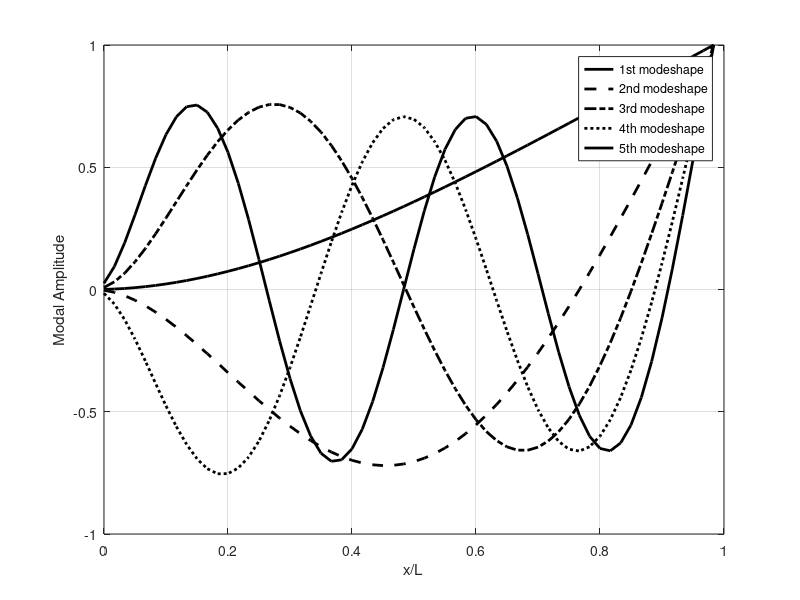
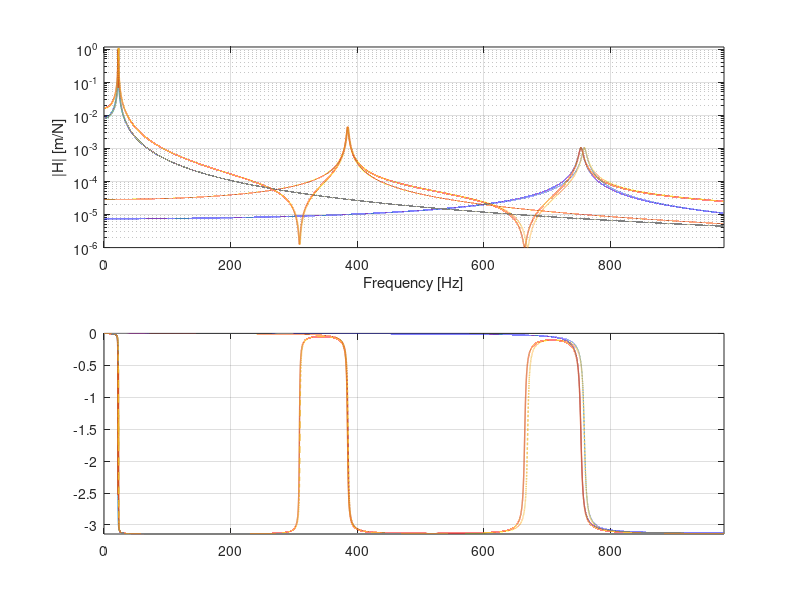
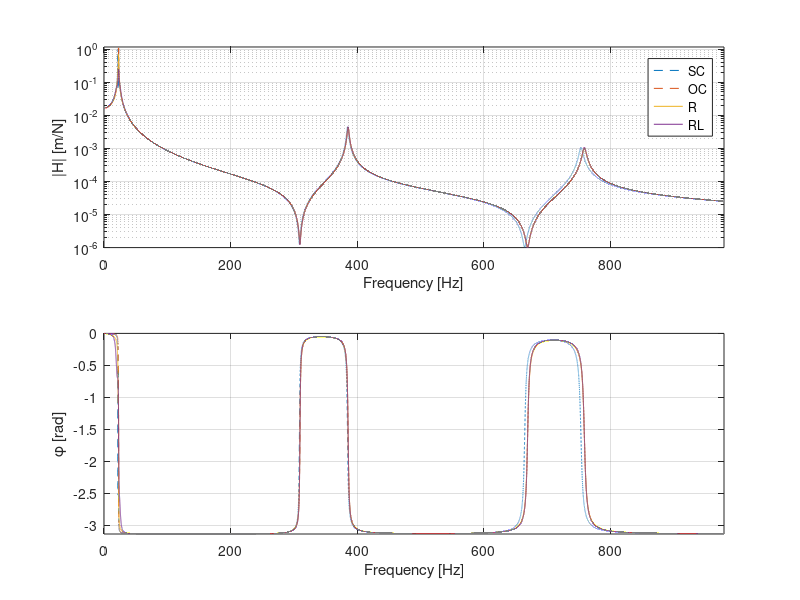
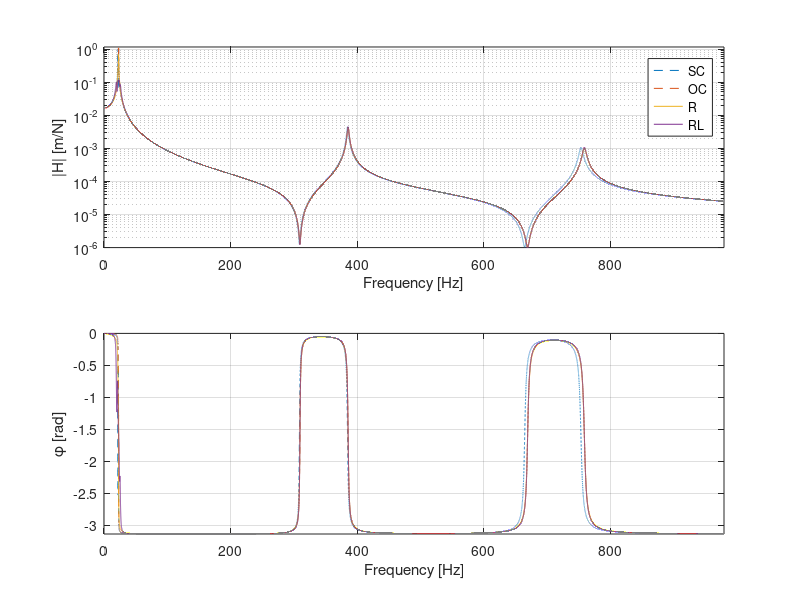

MATLAB code to generate these figures, in order:
clear all
close all
clc

% Dati trave

load('Data.mat')
nf=nf3_sc;
csit=csi3;

% load('beam.mat')
% nf=[22 138 385 754];
% csit=[0.38 0.28 0.32 0.35]./100;

% nf=[22 28 385 754];
% csit=[0.45 0.28 0.32 0.35]./100;

% nf=[22 23 385 754];
% csit=[0.45 0.38 0.32 0.35]./100;


nmodes=length(nf);
omi=2*pi*nf;

k=[0.27 0.1 0.07 0.12];
omoct=omi.*sqrt(1+k.^2);

L = 0.30;   % length [m]
b = 0.015;  % width  [m]
h = 0.002; % height [m]

le = 0.005;
ne = round(L/le);
a=le/2* ones(1,2*ne);
ltot=2*a*ne;

x = (0:ltot(1)/ne:ltot(1)*(1-1/ne));
[erre,ci]=size(PHI);
phi=zeros(60,6);

for ii=1:ci
    phi(:,ii)=PHI(:,ii)./max(abs(PHI(:,ii)));
end

figure(1)
plot(x/L,phi(:,1),'k-','linewidth',2)
hold on
plot(x/L,phi(:,2),'k--','linewidth',2)
plot(x/L,phi(:,3),'k-.','linewidth',2)
plot(x/L,phi(:,4),'k:','linewidth',2)
plot(x/L,phi(:,5),'k-','linewidth',2)
xlabel('x/L')
ylabel('Modal Amplitude')
legend('1st modeshape','2nd modeshape','3rd modeshape','4th modeshape','5th modeshape')
grid

% FRF
m=length(PHI(:,1));
f=m;
omegav=2*pi*[0:0.01:nf(end)*1.3].';
Hsc=zeros(length(omegav),1);
Hoc=zeros(length(omegav),1);
figure
for ii=1:length(nf)
    cs=csit(ii);
    omz=nf(ii)*2*pi;
    omoc=omoct(ii);
    fi_m=PHI(m,ii);
    fi_f=PHI(f,ii);
    Hsci(:,ii)=fi_m*fi_f*((1./(-omegav.^2+2*1i*omz.*cs.*omegav+omz.^2)));
    Hoci(:,ii)=fi_m*fi_f*((1./(-omegav.^2+2*1i*omz.*cs.*omegav+omoc.^2)));
    Hsc=Hsci(:,ii)+Hsc;
    Hoc=Hoci(:,ii)+Hoc;
end

subplot(2,1,1)
semilogy(omegav/2/pi,abs(Hsci))
hold on
semilogy(omegav/2/pi,abs(Hoci),'--')
semilogy(omegav/2/pi,abs(Hsc),'linewidth',1)
semilogy(omegav/2/pi,abs(Hoc),'--','linewidth',1)
xlabel('Frequency [Hz]')
ylabel('|H| [m/N]')
grid on
axis tight
subplot(2,1,2)
plot(omegav/2/pi,angle(Hsci))
hold on
plot(omegav/2/pi,angle(Hoci),'--')
plot(omegav/2/pi,angle(Hsc),'linewidth',1)
plot(omegav/2/pi,angle(Hoc),'--','linewidth',1)
grid on
axis tight


% figure
% tiledlayout(2,1)
% ax1 = nexttile;
% semilogy(omegav/2/pi,abs(Hsc))
% hold on
% semilogy(omegav/2/pi,abs(Hoc),'--')
% xlabel('Frequency [Hz]')
% ylabel('|H| [m/N]')
% grid on
% axis tight
% legend('SC','OC')
% ax2 = nexttile;
% plot(omegav/2/pi,angle(Hsc))
% hold on
% plot(omegav/2/pi,angle(Hoc),'--')
% grid on
% axis tight
% linkaxes([ax1 ax2],'x')
% xlabel('Frequency [Hz]')
% ylabel('\phi [rad]')

% tuning R and LR
c0=33.26*10^-9;
cpt=[c0/(1+k(1)^2) c0/(1+k(1)^2)/(1+k(2)^2) c0/(1+k(1)^2)/(1+k(2)^2)/(1+k(3)^2) c0/(1+k(1)^2)/(1+k(2)^2)/(1+k(3)^2)/(1+k(4)^2)];
rt=zeros(nmodes,1);


for jj=1:nmodes
    Hr=zeros(length(omegav),1);
    Hlr=zeros(length(omegav),1);
    omf=sqrt((omoct(jj)^2+omi(jj)^2)/2);
    ta=1/omf;
    rt(jj)=ta/cpt(jj);
    omet(jj)=omoct(jj);
    lt(jj)=1/(omet(jj)^2*cpt(jj));
    xiet(jj)=sqrt(3)/2*sqrt((omoct(jj)^2-omi(jj)^2)/(omoct(jj)^2+omi(jj)^2));
    rlt(jj)=2*xiet(jj)*sqrt(lt(jj)/cpt(jj));
    for ii=1:nmodes
        r=rt(jj);
        l=lt(jj);
        cpi=cpt(ii);
        tau=r*cpi;
        ome=sqrt(1/(l*cpi));
        xie=rlt(jj)/2*sqrt(cpi/l);
        csi=csit(ii);
        omz=omi(ii);
        omoc=omoct(ii);
        fi_m=PHI(m,ii);
        fi_f=PHI(f,ii);
        Hri=fi_m*fi_f*((1+1i*omegav*tau)./(-omegav.^2.*(1+2*csi*omz*tau)+1i*omegav.*(2*csi.*omz+omoc.^2*tau-tau*omegav.^2)+omz^2));
        Hrli=fi_m*fi_f*(-omegav.^2+ome^2+2*1i*xie*ome*omegav)./(omegav.^4-omegav.^2.*(ome^2+4*csi*xie*omz*ome+omoc^2)+omz^2*ome^2+1i*omegav.*(2*xie*ome*(omoc^2-omegav.^2)+2*csi*omz*(ome^2-omegav.^2)));
        Hr=Hri+Hr;
        Hlr=Hrli+Hlr;
    end
    figure
    ax1=subplot(2,1,1)
    semilogy(omegav/2/pi,abs(Hsc),'--')
    hold on
    semilogy(omegav/2/pi,abs(Hoc),'--')
    semilogy(omegav/2/pi,abs(Hr))
    semilogy(omegav/2/pi,abs(Hlr))


    xlabel('Frequency [Hz]')
    ylabel('|H| [m/N]')
    grid on
    axis tight
    legend('SC','OC','R','RL')

    ax2=subplot(2,1,2)
    plot(omegav/2/pi,angle(Hsc),'--')
    hold on
    plot(omegav/2/pi,angle(Hoc),'--')
    plot(omegav/2/pi,angle(Hr))
    plot(omegav/2/pi,angle(Hlr))

    grid on
    axis tight
    xlabel('Frequency [Hz]')
    ylabel('\phi [rad]')

    linkaxes([ax1,ax2],'x');


    % figure
    % subplot(2,1,1)
    % plot(omegav/2/pi,abs(Hsc),'--')
    % hold on
    % plot(omegav/2/pi,abs(Hoc),'--')
    % plot(omegav/2/pi,abs(Hr))
    % plot(omegav/2/pi,abs(Hlr))
    % xlabel('Frequency [Hz]')
    % ylabel('|H| [m/N]')
    % grid on
    % axis tight
    % legend('SC','OC','R','RL')
    % subplot(2,1,2)
    % plot(omegav/2/pi,angle(Hsc),'--')
    % hold on
    % plot(omegav/2/pi,angle(Hoc),'--')
    % plot(omegav/2/pi,angle(Hr))
    % plot(omegav/2/pi,angle(Hlr))
    % grid on
    % axis tight
    % xlabel('Frequency [Hz]')
    % ylabel('\phi [rad]')
    % clear Hr Hlr
end

